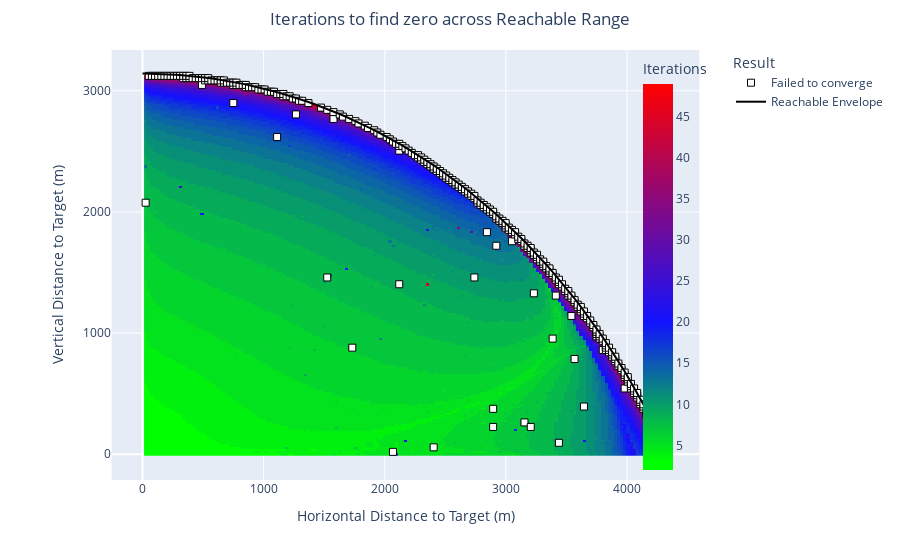

Notebook code for this chart:
### Markdown cell above
### Plot Baseline Huge

### Code cell
p = plot_test_results(baseline_huge_df, envelope_df)
p.write_html('ZeroBaselineHugeChart.html')

### Figure 1 — Plotly figure (JSON) as saved in the notebook; plotly's stock layout.template omitted (floating-point values rounded to 4 significant figures; data arrays with more than 128 entries replaced by an {"elided": "..."} marker saying what was removed)
{"data": [{"colorbar": {"title": {"text": "Iterations"}, "x": 0.85}, "colorscale": [[0, "#00FF00"], [0.02128, "#00FF00"], [0.383, "#1212FF"], [1, "#FF0000"], [1, "#FF0000"]], "hoverongaps": false, "hovertemplate": "x: %{x}<br>y: %{y}<br>iterations: %{z}<extra></extra>", "name": "Converged", "type": "heatmap", "x": {"elided": "166 float values"}, "y": {"elided": "168 float values"}, "z": {"elided": "168x166 float values"}}, {"hoverinfo": "text", "marker": {"color": "white", "line": {"color": "black", "width": 1}, "size": 7, "symbol": "square"}, "mode": "markers", "name": "Failed to converge", "text": {"elided": "306 str values"}, "type": "scatter", "x": {"elided": "306 float values"}, "y": {"elided": "306 float values"}}, {"line": {"color": "black", "width": 2}, "mode": "lines", "name": "Reachable Envelope", "type": "scatter", "x": [4342.0, 4307.0, 4271.0, 4235.0, 4198.0, 4161.0, 4124.0, 4086.0, 4048.0, 4009.0, 3970.0, 3930.0, 3891.0, 3850.0, 3810.0, 3769.0, 3727.0, 3686.0, 3644.0, 3601.0, 3558.0, 3515.0, 3472.0, 3428.0, 3384.0, 3340.0, 3295.0, 3250.0, 3205.0, 3159.0, 3113.0, 3067.0, 3020.0, 2974.0, 2926.0, 2879.0, 2832.0, 2784.0, 2736.0, 2687.0, 2639.0, 2590.0, 2541.0, 2491.0, 2442.0, 2392.0, 2342.0, 2292.0, 2242.0, 2191.0, 2140.0, 2089.0, 2038.0, 1987.0, 1935.0, 1883.0, 1832.0, 1780.0, 1727.0, 1675.0, 1622.0, 1570.0, 1517.0, 1464.0, 1411.0, 1358.0, 1304.0, 1251.0, 1197.0, 1144.0, 1090.0, 1036.0, 982.0, 928.0, 873.8, 819.6, 765.3, 710.9, 656.5, 602.0, 547.4, 492.8, 438.2, 383.5, 328.8, 274.0, 219.3, 164.5, 109.7, 54.83, 1.924e-13], "y": [0.0, 75.18, 149.2, 222.0, 293.6, 364.1, 433.4, 501.7, 568.9, 635.0, 700.0, 764.0, 827.0, 888.9, 949.9, 1010.0, 1069.0, 1127.0, 1184.0, 1240.0, 1295.0, 1349.0, 1403.0, 1455.0, 1507.0, 1557.0, 1607.0, 1656.0, 1704.0, 1751.0, 1797.0, 1843.0, 1887.0, 1931.0, 1974.0, 2016.0, 2057.0, 2098.0, 2137.0, 2176.0, 2214.0, 2251.0, 2288.0, 2323.0, 2358.0, 2392.0, 2425.0, 2458.0, 2490.0, 2521.0, 2551.0, 2580.0, 2609.0, 2636.0, 2664.0, 2690.0, 2715.0, 2740.0, 2764.0, 2788.0, 2810.0, 2832.0, 2853.0, 2873.0, 2893.0, 2912.0, 2930.0, 2947.0, 2963.0, 2979.0, 2994.0, 3009.0, 3022.0, 3035.0, 3047.0, 3059.0, 3069.0, 3079.0, 3089.0, 3097.0, 3105.0, 3112.0, 3118.0, 3123.0, 3128.0, 3132.0, 3136.0, 3138.0, 3140.0, 3141.0, 3141.0]}], "layout": {"legend": {"title": {"text": "Result"}, "traceorder": "normal", "x": 1, "y": 1}, "margin": {"t": 50}, "showlegend": true, "title": {"text": "Iterations to find zero across Reachable Range", "x": 0.5}, "xaxis": {"constrain": "domain", "title": {"text": "Horizontal Distance to Target (m)"}}, "yaxis": {"dtick": 1000, "scaleanchor": "x", "scaleratio": 1, "title": {"text": "Vertical Distance to Target (m)"}}}}
